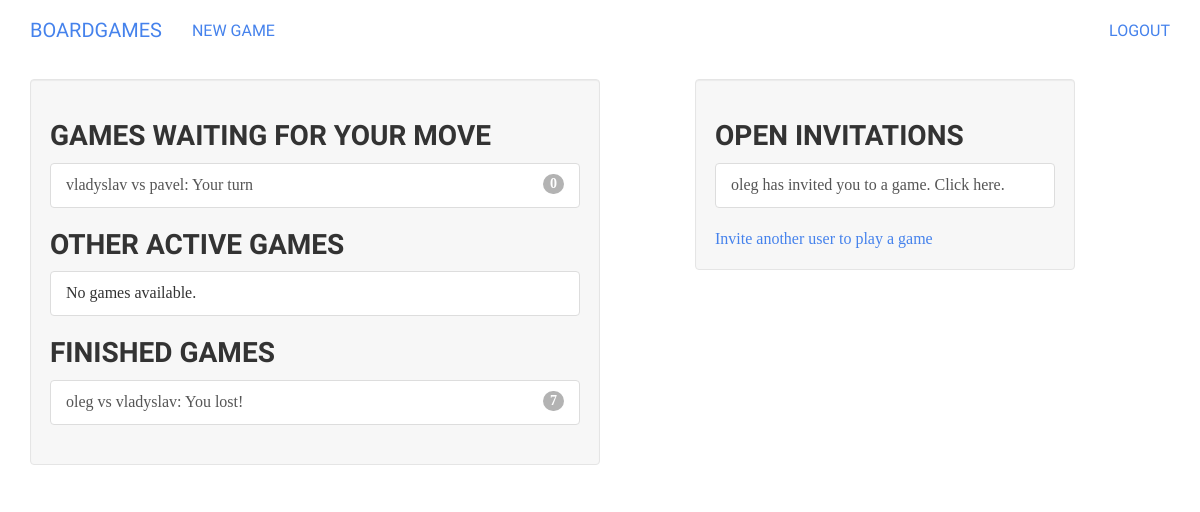
Page /user/home (signed in) on the committed database.
### tictactoe/models.py (models this page shows, shortened)
class Game(models.Model):
    first_player = models.ForeignKey(User, related_name="games_first_player")
    second_player = models.ForeignKey(User, related_name="games_second_player")
    next_to_move = models.ForeignKey(User, related_name="games_to_move")
    start_time = models.DateTimeField(auto_now_add=True)
    last_active = models.DateTimeField(auto_now=True)
    status = models.CharField(max_length=1, default='A',
                              choices=GAME_STATUS_CHOICES)
    objects = GamesManager()
    def get_absolute_url(self):
        return reverse('tictactoe_game_detail', args=[self.id])
    def __str__(self):
        return "{0} vs {1}".format(self.first_player, self.second_player)

class Invitation(models.Model):
    from_user = models.ForeignKey(User, related_name="invitations_sent")
    to_user = models.ForeignKey(User, related_name="invitations_received",
                                verbose_name="User to invite",
                                help_text="Please select the user you want to play a game with")
    message = models.CharField("Optional Message", max_length=300, blank=True,
                               help_text="Adding a friendly message is never a bad idea!")
    timestamp = models.DateTimeField(auto_now_add=True)

### user/views.py (the view)
@login_required
def home(request):
    my_games = Game.objects.games_for_user(request.user)
    active_games = my_games.filter(status="A")
    finished_games = my_games.exclude(status="A")
    waiting_games = active_games.filter(next_to_move=request.user)
    invitations = request.user.invitations_received.all()
    context = {'waiting_games': waiting_games,
                'finished_games': finished_games,
                'invitations': invitations}
    return render(request, "user/home.html", context)

### tictactoe/models.py (called while the page is built)
    def games_for_user(self, user):
        return super(GamesManager, self).get_queryset().filter(
            Q(first_player_id=user.id) | Q(second_player_id=user.id))

### user/templates/user/home.html (shortened to what this page needs)
{% extends "base.html" %}
{% block content %}
    <div class="well col-sm-6">
        {% include "tictactoe/game_list_snippet.html" with header="Games waiting for your move" games_list=waiting_games %}
        {% include "tictactoe/game_list_snippet.html" with header="Other active games" games_list=other_games %}
        {% include "tictactoe/game_list_snippet.html" with header="Finished games" games_list=finished_games %}
    </div>
    <div class="well col-sm-4 col-sm-push-1">
        {% if invitations %}
            <h3 class="panel-header">Open invitations</h3>
            <div class="list-group" >
                {% for inv in invitations %}
                    <a class="list-group-item" href="{% url 'tictactoe_accept_invitation' pk=inv.id %}">
                        {{ inv.from_user.username }} has invited you to a game. Click here.
                    </a>
                {% endfor %}
            </div>
        {% endif %}
        <a href="{% url 'tictactoe_invite' %}">Invite another user to play a game</a>
    </div>
{% endblock content %}

### tictactoe/templates/tictactoe/game_list_snippet.html
<h3 class="panel-header">{{ header }}</h3>
<div class="list-group" >
    {% for game in games_list %}
        <a class="list-group-item" href="{{ game.get_absolute_url }}">
            {{ game }}:
            {% if game.status == "A" %}
                {% if game.next_to_move == user %}Your turn{% else %}Waiting for opponents move{% endif %}
            {% elif game.status == "D" %}
                Draw
            {% elif game.status == "F" and user == game.first_player %}
                You won!
            {% elif game.status == "S" and user == game.second_player %}
                You won!
            {% else %}
                You lost!
            {% endif %}
            <span class="badge">{{ game.move_set.count }}</span></a>
    {% empty %}
        <span class="list-group-item">No games available.</span>
    {% endfor %}
</div>

### rows in the picture
Game: first_player+second_player "vladyslav vs pavel", status "Your turn", move_set.count "0"
Game: first_player+second_player "oleg vs vladyslav", status "You lost!", move_set.count "7"
Invitation: from_user.username "oleg"

### other values in the picture
{{ header }} "GAMES WAITING FOR YOUR MOVE OTHER ACTIVE GAMES FINISHED GAMES"
